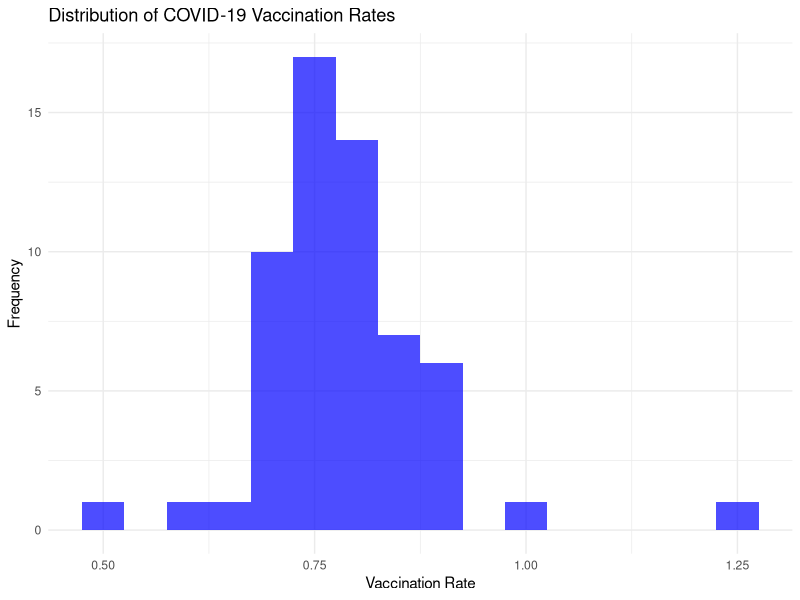
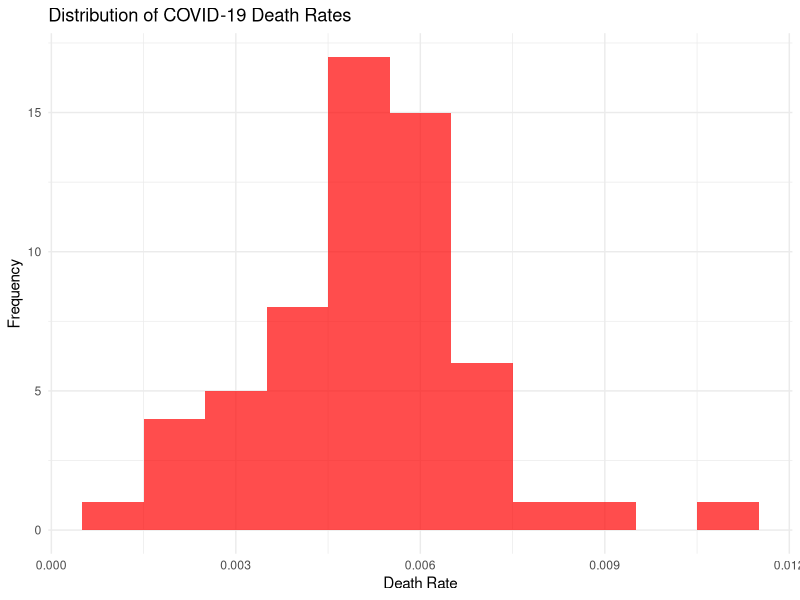
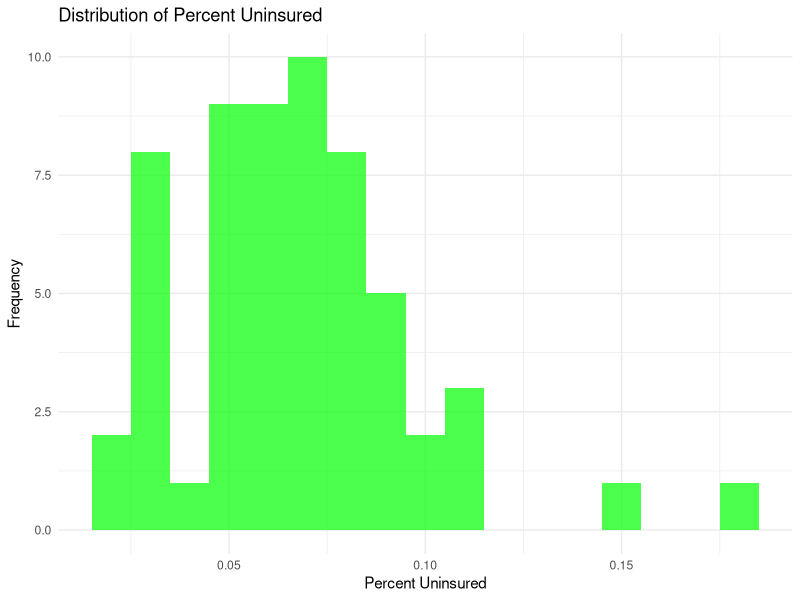
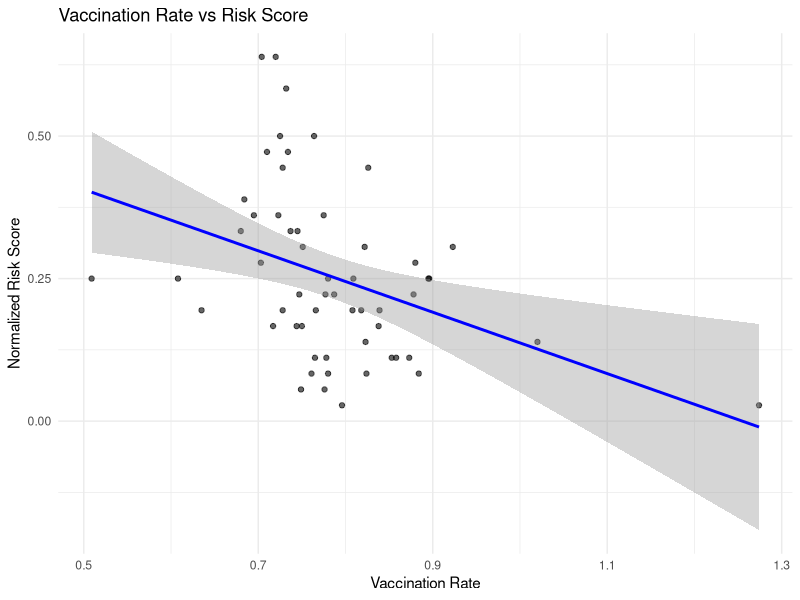
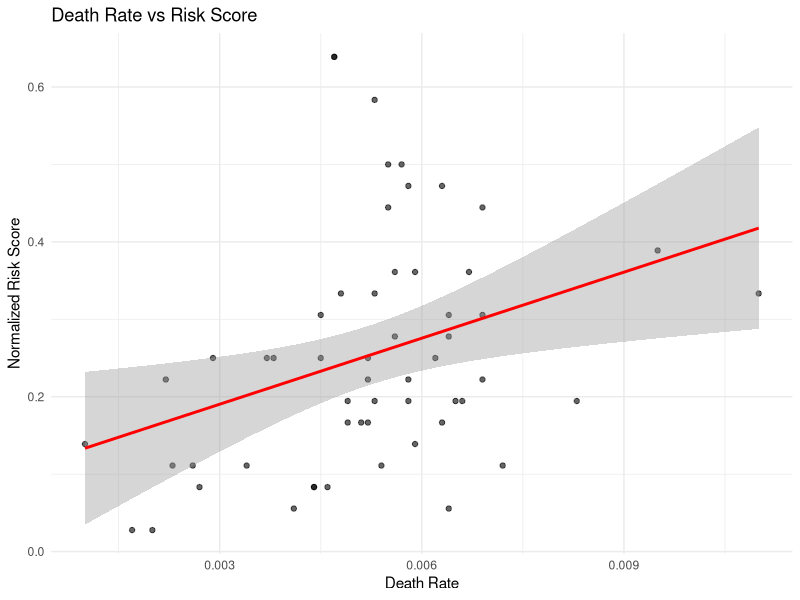
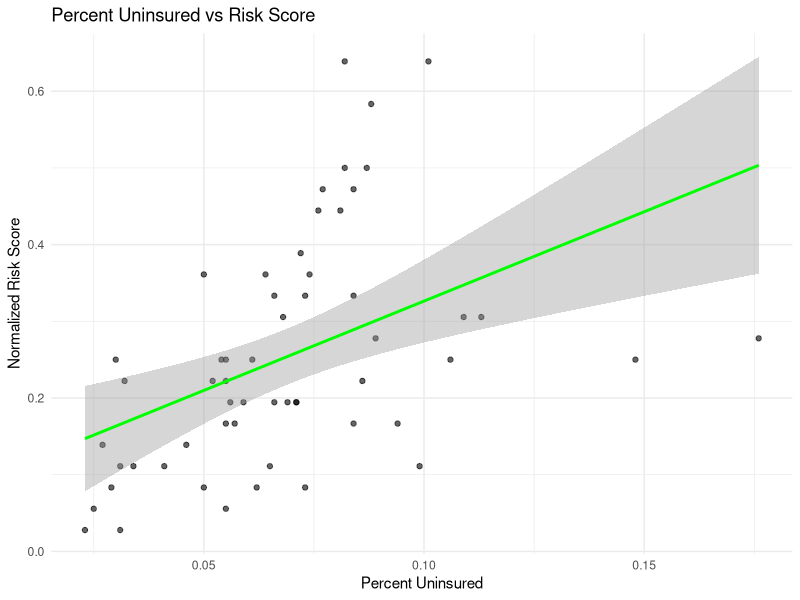

Write the R code that produced these figures, in order.
## ---- chunk 1
knitr::opts_chunk$set(echo = TRUE)
## ---- chunk 2
library(ggplot2)
library(dplyr)
library(readr)

# Load the cleaned dataset
data <- read_csv("data/cleaned_housing_risk_data.csv")

# Normalize the total risk score
data$total_risk_score <- data$total_risk_score / 36

str(data)

## ---- chunk 3
summary_stats <- data %>%
  summarise(
    mean_vax_rate = mean(covid_vax_rate, na.rm = TRUE),
    median_vax_rate = median(covid_vax_rate, na.rm = TRUE),
    var_vax_rate = var(covid_vax_rate, na.rm = TRUE),
    mean_death_rate = mean(covid_death_rate, na.rm = TRUE),
    median_death_rate = median(covid_death_rate, na.rm = TRUE),
    var_death_rate = var(covid_death_rate, na.rm = TRUE),
    mean_uninsured = mean(percent_uninsured, na.rm = TRUE),
    median_uninsured = median(percent_uninsured, na.rm = TRUE),
    var_uninsured = var(percent_uninsured, na.rm = TRUE)
  )
summary_stats

## ---- chunk 4
ggplot(data, aes(x = covid_vax_rate)) +
  geom_histogram(binwidth = 0.05, fill = "blue", alpha = 0.7) +
  theme_minimal() +
  labs(title = "Distribution of COVID-19 Vaccination Rates", x = "Vaccination Rate", y = "Frequency")

ggplot(data, aes(x = covid_death_rate)) +
  geom_histogram(binwidth = 0.001, fill = "red", alpha = 0.7) +
  theme_minimal() +
  labs(title = "Distribution of COVID-19 Death Rates", x = "Death Rate", y = "Frequency")

ggplot(data, aes(x = percent_uninsured)) +
  geom_histogram(binwidth = 0.01, fill = "green", alpha = 0.7) +
  theme_minimal() +
  labs(title = "Distribution of Percent Uninsured", x = "Percent Uninsured", y = "Frequency")

## ---- chunk 5
ggplot(data, aes(x = covid_vax_rate, y = total_risk_score)) +
  geom_point(alpha = 0.6) +
  geom_smooth(method = "lm", col = "blue") +
  theme_minimal() +
  labs(title = "Vaccination Rate vs Risk Score", x = "Vaccination Rate", y = "Normalized Risk Score")

ggplot(data, aes(x = covid_death_rate, y = total_risk_score)) +
  geom_point(alpha = 0.6) +
  geom_smooth(method = "lm", col = "red") +
  theme_minimal() +
  labs(title = "Death Rate vs Risk Score", x = "Death Rate", y = "Normalized Risk Score")

ggplot(data, aes(x = percent_uninsured, y = total_risk_score)) +
  geom_point(alpha = 0.6) +
  geom_smooth(method = "lm", col = "green") +
  theme_minimal() +
  labs(title = "Percent Uninsured vs Risk Score", x = "Percent Uninsured", y = "Normalized Risk Score")

## ---- chunk 6
median_vax_rate <- median(data$covid_vax_rate, na.rm = TRUE)
data$vax_group <- ifelse(data$covid_vax_rate > median_vax_rate, "Above Median", "Below Median")
t_test_vax <- t.test(total_risk_score ~ vax_group, data = data)
t_test_vax

## ---- chunk 7
data$uninsured_group <- cut(data$percent_uninsured, breaks = 3, labels = c("Low", "Medium", "High"))
anova_uninsured <- aov(total_risk_score ~ uninsured_group, data = data)
summary(anova_uninsured)

